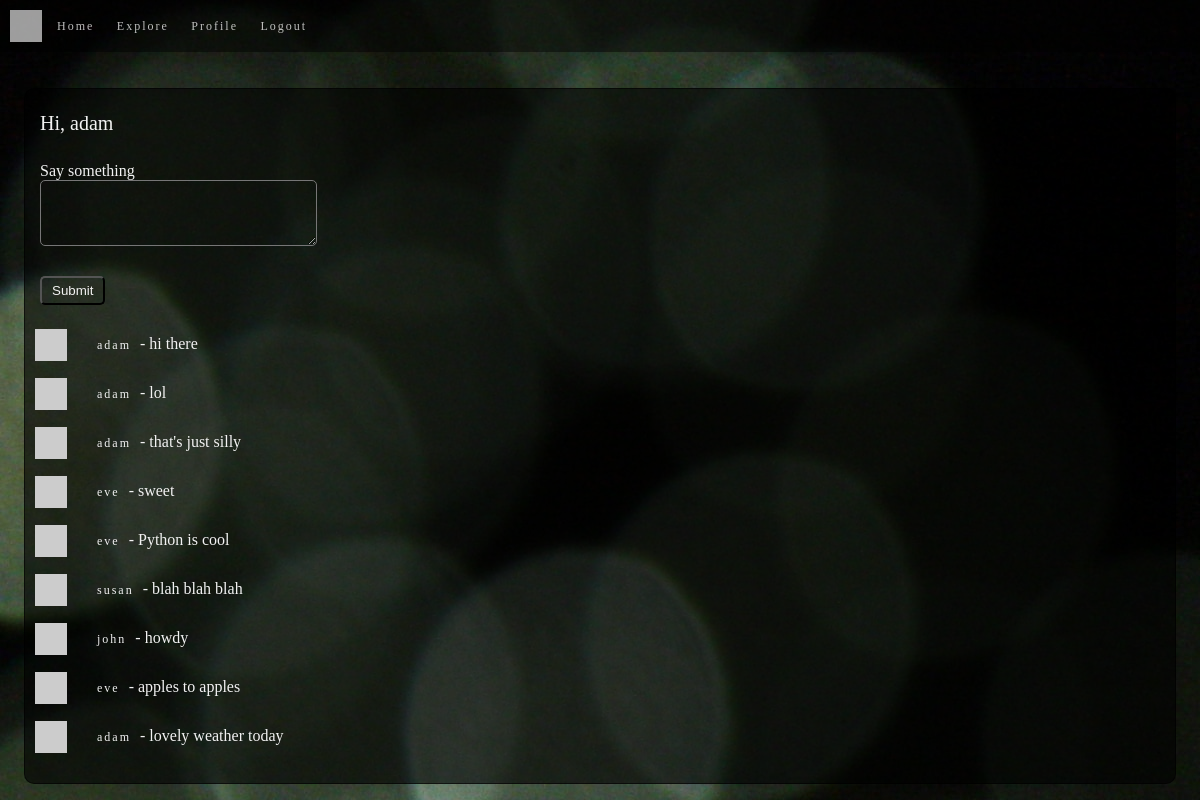
The page /index (signed in) on the database its author committed.
### app/models.py (models this page shows, shortened)
class User(UserMixin, db.Model):
    id = db.Column(db.Integer, primary_key=True)
    username = db.Column(db.String(64), index=True, unique=True)
    email = db.Column(db.String(120), index=True, unique=True)
    password_hash = db.Column(db.String(128))
    posts = db.relationship('Post', backref='author', lazy='dynamic')
    about_me = db.Column(db.String(140))
    last_seen = db.Column(db.DateTime, default=datetime.utcnow)
    followed = db.relationship(
        'User', secondary=followers,
        primaryjoin=(followers.c.follower_id == id),
        secondaryjoin=(followers.c.followed_id == id),
        backref=db.backref('followers', lazy='dynamic'), lazy='dynamic')
    def avatar(self):
        digest = md5(self.email.lower().encode('utf-8')).hexdigest()
        return avatar_dicebear("jdenticon", digest[12:])
    def followed_posts(self):
        followed = Post.query.join(
            followers, (followers.c.followed_id == Post.user_id)).filter(
                followers.c.follower_id == self.id)
        own = Post.query.filter_by(user_id=self.id)
        return followed.union(own).order_by(Post.timestamp.desc())

class Post(db.Model):
    id = db.Column(db.Integer, primary_key=True)
    body = db.Column(db.String(140))
    timestamp = db.Column(db.DateTime, index=True, default=datetime.utcnow)
    user_id = db.Column(db.Integer, db.ForeignKey('user.id'))

### app/routes.py (the view)
@app.route("/", methods=["GET", "POST"])
@app.route("/index", methods=["GET", "POST"])
@login_required
def index():
    form = PostForm()
    if form.validate_on_submit():
        post = Post(body=form.post.data, author=current_user)
        db.session.add(post)
        db.session.commit()
        flash('Your post is now live!')
        return redirect(url_for('index'))
    page = request.args.get('page', 1, type=int)
    posts = current_user.followed_posts().paginate(page, app.config['POSTS_PER_PAGE'], False)
    next_url = url_for('index', page=posts.next_num) if posts.has_next else None
    prev_url = url_for('index', page=posts.prev_num) if posts.has_prev else None
    return render_template("index.html", title="Home", form=form, posts=posts.items, next_url=next_url, prev_url=prev_url)

### app/forms.py
class PostForm(FlaskForm):
    post = TextAreaField('Say something', validators=[
        DataRequired(), Length(min=1, max=140)])
    submit = SubmitField('Submit')

### app/models.py (called while the page is built)
@login.user_loader
def load_user(id):
    return User.query.get(int(id))

### app/routes.py (called while the page is built)
@app.before_request
def before_request():
    if current_user.is_authenticated:
        current_user.last_seen = datetime.utcnow()
        db.session.commit()

### app/utils.py (called while the page is built)
def avatar_dicebear(sprite, seed, mood=None):
    valid_sprites = [
        "male", "female", "human", "identicon",
        "initials", "bottts", "avataaars", "jdenticon", "gridy"]
    valid_moods = ["happy", "sad", "surprised"]
    if sprite not in valid_sprites:
        return "SPRITE MUST BE ONE OF : {}".format(", ".join(valid_sprites))
    if (mood is not None) and (mood in valid_moods):
        return "https://avatars.dicebear.com/v2/{sprites}/{seed}.svg?options[mood][]={mood}".format(sprites=sprite, seed=seed, mood=mood)
    return "https://avatars.dicebear.com/v2/{sprites}/{seed}.svg".format(sprites=sprite, seed=seed)

### app/templates/index.html (shortened to what this page needs)
{% extends "base.html" %}
{% block content%}
    <h1 id="subject">Hi, {{ current_user.username }}</h1>
    {% if form %}
    <form action="" method="post">
        <p>{{ form.post.label }}<br>
            {{ form.post(cols=32, rows=4) }}<br>
        </p>
        <p>{{ form.submit }}</p>
    </form>
    {% endif %}
    <div id="matter">
        {% if posts %}
        <ul>
            {% for post in posts %}
                {% include "_post.html" %}
            {% endfor %}
        </ul>
        {% endif %}
    </div>
{% endblock %}

### app/templates/_post.html
<section class="user-post">
    <img src="{{ post.author.avatar() }}" width="32px">
    <p class="user-posted">
        <a href="{{ url_for('user', username=post.author.username) }}">{{ post.author.username }}</a>
         - <b>{{ post.body }}</b>
    </p>
</section>

### app/static/css/index.css (style rules this page uses)
html, body, div, span, applet, object, iframe, h1, h2, h3, h4, h5, h6, p, blockquote, pre, a, abbr, acronym, address, big, cite, code, del, dfn, em, img, ins, kbd, q, s, samp, small, strike, strong, sub, sup, tt, var, b, u, i, center, dl, dt, dd, ol, ul, li, fieldset, form, label, legend, table, caption, tbody, tfoot, thead, tr, th, td, article, aside, canvas, details, embed, figure, figcaption, footer, header, hgroup, menu, nav, output, ruby, section, summary, time, mark, audio, video { margin: 0; padding: 0; border: 0; font-size: 100%; font: inherit; vertical-align: baseline; }
article, aside, details, figcaption, figure, footer, header, hgroup, menu, nav, section { display: block; }
body { line-height: 1; }
ol, ul { list-style: none; }
* { box-sizing: border-box; }
html { font-size: 62.5%; }
html, body { font-family: 'sans-serif'; }
a { color: #f2f2f2; text-decoration: none; padding: 5px; }
body { margin: 0; }
body { background-image: url("../images/becca-romine-Lll4QeybDEg-unsplash.jpg"); display: flex; flex-direction: column; }
.body-content h1 { padding: 1.5rem; }
.body-content p { padding: 1.5rem; }
h1 { font-size: 2rem; color: #f2f2f2; }
a { font-size: 1.2rem; letter-spacing: 0.2rem; padding-left: 1.5rem; }
#about_me, #post, #username, #password, #password2, #submit, #remember_me, #email { align-content: right; border-radius: 5px; color: #f2f2f2; background-color: rgba(0, 0, 0, 0); }
#about_me, #username, #post { max-width: 90%; }
#submit { padding: 0.5rem 1rem; }
.user-post, .profile-head { display: flex; align-items: center; flex-wrap: wrap; padding-left: 1rem; color: #f2f2f2; background-color: rgba(0, 0, 0, 0); }

### rows shown on the page
User: username "adam"
Post: author.username "adam", body "hi there"
Post: author.username "adam", body "lol"
Post: author.username "adam", body "that's just silly"
Post: author.username "eve", body "sweet"
Post: author.username "eve", body "Python is cool"
Post: author.username "susan", body "blah blah blah"
Post: author.username "john", body "howdy"
Post: author.username "eve", body "apples to apples"
Post: author.username "adam", body "lovely weather today"
